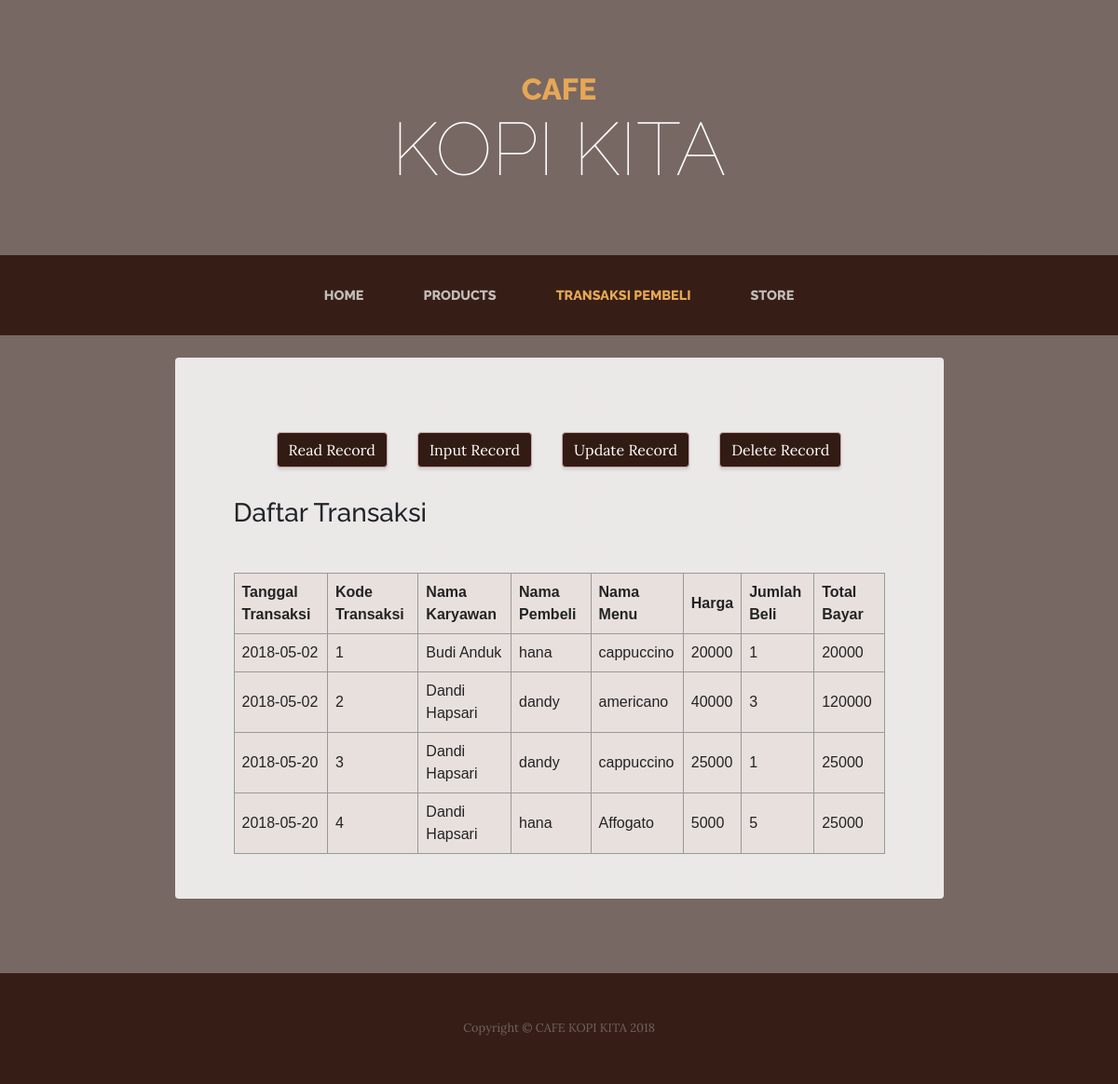
Page /about.php on the committed database.
### tables this page shows
CREATE TABLE `transaksi` (
  `tgl_beli` date DEFAULT NULL,
  `kd_transaksi` int(3) NOT NULL,
  `id_karyawan` varchar(4) NOT NULL,
  `kd_pembeli` varchar(3) NOT NULL,
  `kd_menu` varchar(5) NOT NULL,
  `nama_menu` varchar(30) NOT NULL,
  `harga` int(5) NOT NULL,
  `jumlah_beli` int(11) NOT NULL,
  `total_bayar` int(11) NOT NULL
);

CREATE TABLE `karyawan` (
  `id_karyawan` varchar(4) NOT NULL,
  `nama_karyawan` varchar(20) NOT NULL,
  `no_tlpn` varchar(12) NOT NULL,
  `alamat_karyawan` varchar(15) NOT NULL
);

CREATE TABLE `pembeli` (
  `kd_pembeli` varchar(3) NOT NULL,
  `nama_pembeli` varchar(20) NOT NULL
);

### about.php (the view, shortened to what this page needs)
<!DOCTYPE html>
<html lang="en">
  <head>
    <link href="vendor/bootstrap/css/bootstrap.min.css" rel="stylesheet">
    <link href="css/business-casual.min.css" rel="stylesheet">
    <link rel="stylesheet" type="text/css" href="table.css">
  </head>
  <body>
    <h1 class="site-heading text-center text-white d-none d-lg-block">
      <span class="site-heading-upper text-primary mb-3">CAFE</span>
      <span class="site-heading-lower">KOPI KITA</span>
    </h1>
    <nav class="navbar navbar-expand-lg navbar-dark py-lg-4" id="mainNav">
      <div class="container">
        <div class="collapse navbar-collapse" id="navbarResponsive">
          <ul class="navbar-nav mx-auto">
            <li class="nav-item px-lg-4">
              <a class="nav-link text-uppercase text-expanded" href="index.php">Home
              </a>
            </li>
            <li class="nav-item px-lg-4">
              <a class="nav-link text-uppercase text-expanded" href="products.php">Products</a>
            </li>
            <li class="nav-item active px-lg-4">
              <a class="nav-link text-uppercase text-expanded" href="about.php">Transaksi Pembeli</a>
            </li>
            <li class="nav-item px-lg-4">
              <a class="nav-link text-uppercase text-expanded" href="store.php">Store</a>
            </li>
          </ul>
        </div>
      </div>
    </nav>
    <section class="page-section about-heading">
      <div class="container">
        <div class="about-heading-content">
          <div class="row">
            <div class="col-xl-9 col-lg-10 mx-auto">
              <div class="bg-faded rounded p-5">
               <div class="container pt-4">
    <ul class="nav justify-content-center">
    <li class="nav-item">
      <a class="nav-link active" href="#"><button type="button" class="btn btn-secondary" data-toggle="tooltip" data-placement="bottom" title="Read Record" style="background-color: #321b13; border-color: #cba5a9" >
        Read Record
      </button></a>
    </li>
    <li class="nav-item">
      <a class="nav-link active" href="input.about.php"><button type="button" class="btn btn-secondary" data-toggle="tooltip" data-placement="bottom" title="Input Record" style="background-color: #321b13; border-color: #cba5a9">
        Input Record
      </button></a>
    </li>
    <li class="nav-item">
      <a class="nav-link active" href="#"><button type="button" class="btn btn-secondary" data-toggle="tooltip" data-placement="bottom" title="Update Record" style="background-color: #321b13; border-color: #cba5a9">
        Update Record
      </button></a>
    </li>
    <li class="nav-item">
      <a class="nav-link active" href="#"><button type="button" class="btn btn-secondary" data-toggle="tooltip" data-placement="bottom" title="Delete Record" style="background-color: #321b13; border-color: #cba5a9">
        Delete Record
      </button></a>
    </li>
  </ul>
  <br>
          <h3 class="mb-4">Daftar Transaksi</h3> </br>
          <?php
            include "koneksi.php";
            $query = mysqli_query($connection,"SELECT kd_transaksi, tgl_beli, nama_pembeli, nama_karyawan, kd_menu, nama_menu, harga, jumlah_beli, total_bayar FROM transaksi INNER JOIN pembeli ON transaksi.kd_pembeli = pembeli.kd_pembeli INNER JOIN karyawan ON transaksi.id_karyawan = karyawan.id_karyawan
               ORDER BY kd_transaksi ASC");
          ?>
          <form action="" method="post">
          <table border="1" cellpadding="0" cellspacing="0">
          <table class="table1">
          <tr>
            <th>Tanggal Transaksi</th>
            <th>Kode Transaksi</th>
            <th>Nama Karyawan</th>
            <th>Nama Pembeli </th>
            <th>Nama Menu</th>
            <th>Harga</th>
            <th>Jumlah Beli</th>
            <th>Total Bayar</th>
          </tr>
          <?php if(mysqli_num_rows($query)>0){ ?>
          <?php
            $no = 1;
            while($data = mysqli_fetch_array($query)){
          ?>
          <tr>
            <td><?php echo $data["tgl_beli"];?></td>
            <td><?php echo $data["kd_transaksi"];?></td>
            <td><?php echo $data["nama_karyawan"];?></td>
            <td><?php echo $data["nama_pembeli"];?></td>
            <td><?php echo $data["nama_menu"];?></td>
            <td><?php echo $data["harga"];?></td>
            <td><?php echo $data["jumlah_beli"];?></td>
            <td><?php echo $data["total_bayar"];?></td>
          </tr>
          <?php $no++; } ?>
          <?php } ?>
          </table>
          </form>
    </div>
    </section>
    <footer class="footer text-faded text-center py-5">
      <div class="container">
        <p class="m-0 small">Copyright &copy; CAFE KOPI KITA 2018</p>
      </div>
    </footer>
  </body>
</html>

### table.css (style rules this page uses)
.table1 { font-family: sans-serif; color: #232323; border-collapse: collapse; }
.table1, th, td { background-color: #e7e0dd; border: 1px solid#999; padding: 8px 8px; }

### rows in the picture
transaksi: tgl_beli "2018-05-02", kd_transaksi "1", id_karyawan.nama_karyawan "Budi Anduk", kd_pembeli.nama_pembeli "hana", nama_menu "cappuccino", harga "20000", jumlah_beli "1", total_bayar "20000"
transaksi: tgl_beli "2018-05-02", kd_transaksi "2", id_karyawan.nama_karyawan "Dandi Hapsari", kd_pembeli.nama_pembeli "dandy", nama_menu "americano", harga "40000", jumlah_beli "3", total_bayar "120000"
transaksi: tgl_beli "2018-05-20", kd_transaksi "3", id_karyawan.nama_karyawan "Dandi Hapsari", kd_pembeli.nama_pembeli "dandy", nama_menu "cappuccino", harga "25000", jumlah_beli "1", total_bayar "25000"
transaksi: tgl_beli "2018-05-20", kd_transaksi "4", id_karyawan.nama_karyawan "Dandi Hapsari", kd_pembeli.nama_pembeli "hana", nama_menu "Affogato", harga "5000", jumlah_beli "5", total_bayar "25000"
